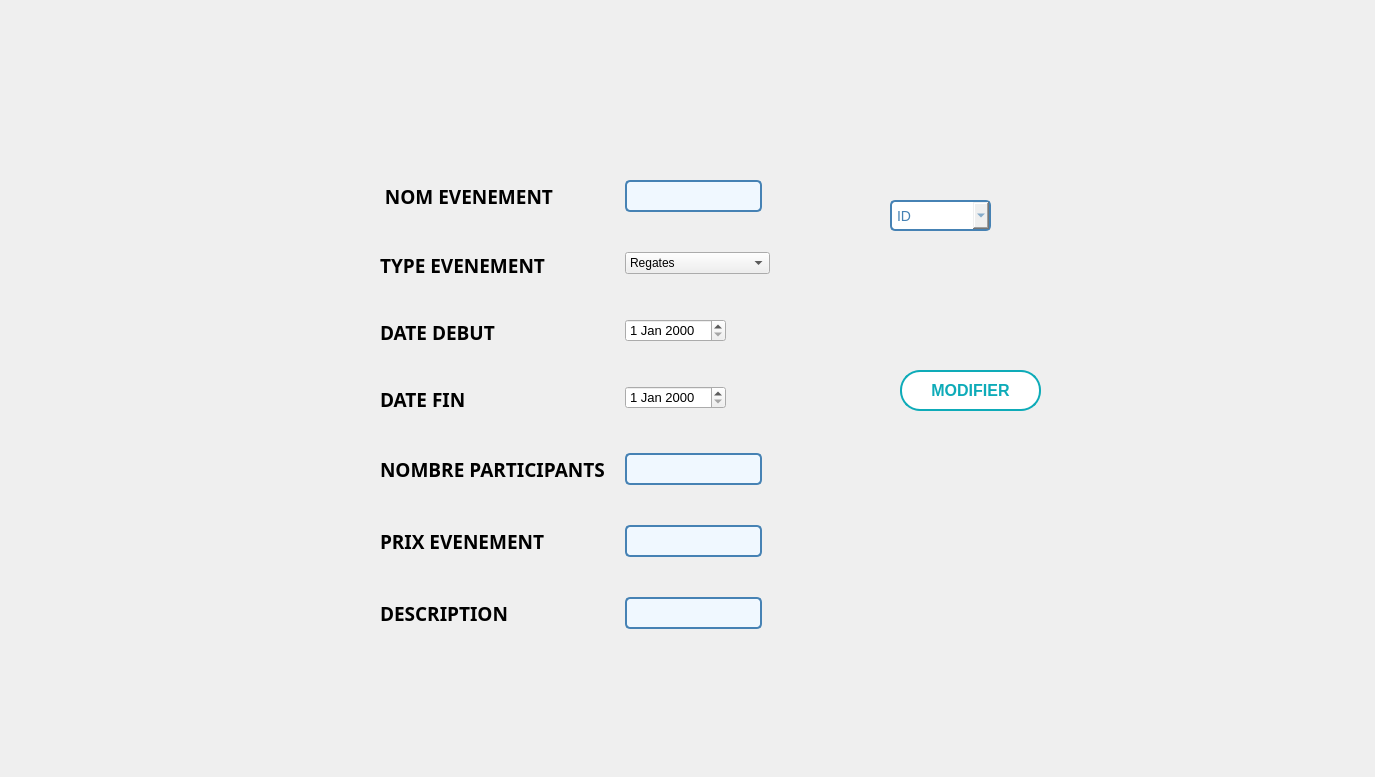
      <widget class="QWidget" name="tab_10">
       <property name="minimumSize">
        <size>
         <width>1366</width>
         <height>768</height>
        </size>
       </property>
       <attribute name="title">
        <string>Modifier</string>
       </attribute>
       <widget class="QWidget" name="formLayoutWidget_11">
        <property name="geometry">
         <rect>
          <x>380</x>
          <y>180</y>
          <width>451</width>
          <height>451</height>
         </rect>
        </property>
        <layout class="QFormLayout" name="formLayout_13">
         <property name="sizeConstraint">
          <enum>QLayout::SetDefaultConstraint</enum>
         </property>
         <property name="fieldGrowthPolicy">
          <enum>QFormLayout::FieldsStayAtSizeHint</enum>
         </property>
         <property name="rowWrapPolicy">
          <enum>QFormLayout::WrapLongRows</enum>
         </property>
         <property name="labelAlignment">
          <set>Qt::AlignLeading|Qt::AlignLeft|Qt::AlignVCenter</set>
         </property>
         <property name="formAlignment">
          <set>Qt::AlignLeading|Qt::AlignLeft|Qt::AlignTop</set>
         </property>
         <property name="horizontalSpacing">
          <number>20</number>
         </property>
         <property name="verticalSpacing">
          <number>40</number>
         </property>
         <property name="leftMargin">
          <number>0</number>
         </property>
         <property name="topMargin">
          <number>0</number>
         </property>
         <item row="0" column="0">
          <widget class="QLabel" name="nom_event">
           <property name="font">
            <font>
             <family>Bell MT</family>
             <pointsize>14</pointsize>
             <weight>75</weight>
             <bold>true</bold>
            </font>
           </property>
           <property name="text">
            <string> NOM EVENEMENT</string>
           </property>
          </widget>
         </item>
         <item row="0" column="1">
          <widget class="QLineEdit" name="nome_m">
           <property name="font">
            <font>
             <family>Arial</family>
             <pointsize>-1</pointsize>
            </font>
           </property>
           <property name="styleSheet">
            <string notr="true">/* Style général du formulaire */
QLineEdit {
    border: 2px solid #4682B4; /* Bordure bleue */
    border-radius: 5px; /* Coins arrondis */
    padding: 5px; /* Espace intérieur */
    font-size: 14px; /* Taille de la police */
    font-family: &quot;Arial&quot;, sans-serif; /* Police de caractère */
    color: #4682B4; /* Couleur du texte */
    background-color: #F0F8FF; /* Couleur de fond */
}

/* Style lorsque le champ de formulaire est en focus */
QLineEdit:focus {
    border-color: #1E90FF; /* Bordure bleu clair en focus */
}

/* Style pour les champs désactivés */
QLineEdit:disabled {
    color: #808080; /* Texte gris pour les champs désactivés */
    background-color: #F5F5F5; /* Fond gris clair pour les champs désactivés */
}
</string>
           </property>
          </widget>
         </item>
         <item row="1" column="0">
          <widget class="QLabel" name="type_event">
           <property name="font">
            <font>
             <family>Bell MT</family>
             <pointsize>14</pointsize>
             <weight>75</weight>
             <bold>true</bold>
            </font>
           </property>
           <property name="text">
            <string>TYPE EVENEMENT</string>
           </property>
          </widget>
         </item>
         <item row="2" column="0">
          <widget class="QLabel" name="date_debut">
           <property name="font">
            <font>
             <family>Bell MT</family>
             <pointsize>14</pointsize>
             <weight>75</weight>
             <bold>true</bold>
            </font>
           </property>
           <property name="text">
            <string>DATE DEBUT</string>
           </property>
          </widget>
         </item>
         <item row="2" column="1">
          <widget class="QDateEdit" name="dated_m">
           <property name="font">
            <font>
             <pointsize>10</pointsize>
            </font>
           </property>
           <property name="styleSheet">
            <string notr="true">QLineEdit {
                border: 2px solid #3498db; /* Bordure bleue */
                border-radius: 5px;
                padding: 8px;
                font-size: 14px;
                color: #333333; /* Couleur du texte */
            }

            QLineEdit:focus {
                border-color: #2980b9; /* Bordure bleue foncée lorsqu'en focus */
            }</string>
           </property>
          </widget>
         </item>
         <item row="3" column="0">
          <widget class="QLabel" name="date_fin_2">
           <property name="font">
            <font>
             <family>Bell MT</family>
             <pointsize>14</pointsize>
             <weight>75</weight>
             <bold>true</bold>
            </font>
           </property>
           <property name="text">
            <string>DATE FIN</string>
           </property>
          </widget>
         </item>
         <item row="4" column="0">
          <widget class="QLabel" name="nombre_p">
           <property name="font">
            <font>
             <family>Bell MT</family>
             <pointsize>14</pointsize>
             <weight>75</weight>
             <bold>true</bold>
            </font>
           </property>
           <property name="text">
            <string>NOMBRE PARTICIPANTS</string>
           </property>
          </widget>
         </item>
         <item row="4" column="1">
          <widget class="QLineEdit" name="nbp_m">
           <property name="font">
            <font>
             <family>Arial</family>
             <pointsize>-1</pointsize>
            </font>
           </property>
           <property name="styleSheet">
            <string notr="true">/* Style général du formulaire */
QLineEdit {
    border: 2px solid #4682B4; /* Bordure bleue */
    border-radius: 5px; /* Coins arrondis */
    padding: 5px; /* Espace intérieur */
    font-size: 14px; /* Taille de la police */
    font-family: &quot;Arial&quot;, sans-serif; /* Police de caractère */
    color: #4682B4; /* Couleur du texte */
    background-color: #F0F8FF; /* Couleur de fond */
}

/* Style lorsque le champ de formulaire est en focus */
QLineEdit:focus {
    border-color: #1E90FF; /* Bordure bleu clair en focus */
}

/* Style pour les champs désactivés */
QLineEdit:disabled {
    color: #808080; /* Texte gris pour les champs désactivés */
    background-color: #F5F5F5; /* Fond gris clair pour les champs désactivés */
}
</string>
           </property>
          </widget>
         </item>
         <item row="5" column="0">
          <widget class="QLabel" name="prix_event">
           <property name="font">
            <font>
             <family>Bell MT</family>
             <pointsize>14</pointsize>
             <weight>75</weight>
             <bold>true</bold>
            </font>
           </property>
           <property name="text">
            <string>PRIX EVENEMENT</string>
           </property>
          </widget>
         </item>
         <item row="5" column="1">
          <widget class="QLineEdit" name="prixe_m">
           <property name="font">
            <font>
             <family>Arial</family>
             <pointsize>-1</pointsize>
            </font>
           </property>
           <property name="styleSheet">
            <string notr="true">/* Style général du formulaire */
QLineEdit {
    border: 2px solid #4682B4; /* Bordure bleue */
    border-radius: 5px; /* Coins arrondis */
    padding: 5px; /* Espace intérieur */
    font-size: 14px; /* Taille de la police */
    font-family: &quot;Arial&quot;, sans-serif; /* Police de caractère */
    color: #4682B4; /* Couleur du texte */
    background-color: #F0F8FF; /* Couleur de fond */
}

/* Style lorsque le champ de formulaire est en focus */
QLineEdit:focus {
    border-color: #1E90FF; /* Bordure bleu clair en focus */
}

/* Style pour les champs désactivés */
QLineEdit:disabled {
    color: #808080; /* Texte gris pour les champs désactivés */
    background-color: #F5F5F5; /* Fond gris clair pour les champs désactivés */
}
</string>
           </property>
          </widget>
         </item>
         <item row="6" column="0">
          <widget class="QLabel" name="descr_event">
           <property name="font">
            <font>
             <family>Bell MT</family>
             <pointsize>14</pointsize>
             <weight>75</weight>
             <bold>true</bold>
            </font>
           </property>
           <property name="text">
            <string>DESCRIPTION</string>
           </property>
          </widget>
         </item>
         <item row="6" column="1">
          <widget class="QLineEdit" name="descr_m">
           <property name="font">
            <font>
             <family>Arial</family>
             <pointsize>-1</pointsize>
            </font>
           </property>
           <property name="styleSheet">
            <string notr="true">/* Style général du formulaire */
QLineEdit {
    border: 2px solid #4682B4; /* Bordure bleue */
    border-radius: 5px; /* Coins arrondis */
    padding: 5px; /* Espace intérieur */
    font-size: 14px; /* Taille de la police */
    font-family: &quot;Arial&quot;, sans-serif; /* Police de caractère */
    color: #4682B4; /* Couleur du texte */
    background-color: #F0F8FF; /* Couleur de fond */
}

/* Style lorsque le champ de formulaire est en focus */
QLineEdit:focus {
    border-color: #1E90FF; /* Bordure bleu clair en focus */
}

/* Style pour les champs désactivés */
QLineEdit:disabled {
    color: #808080; /* Texte gris pour les champs désactivés */
    background-color: #F5F5F5; /* Fond gris clair pour les champs désactivés */
}
</string>
           </property>
          </widget>
         </item>
         <item row="3" column="1">
          <widget class="QDateEdit" name="datef_m">
           <property name="font">
            <font>
             <pointsize>10</pointsize>
            </font>
           </property>
           <property name="styleSheet">
            <string notr="true">QLineEdit {
                border: 2px solid #3498db; /* Bordure bleue */
                border-radius: 5px;
                padding: 8px;
                font-size: 14px;
                color: #333333; /* Couleur du texte */
            }

            QLineEdit:focus {
                border-color: #2980b9; /* Bordure bleue foncée lorsqu'en focus */
            }</string>
           </property>
          </widget>
         </item>
         <item row="1" column="1">
          <widget class="QComboBox" name="typee_m">
           <item>
            <property name="text">
             <string>Regates</string>
            </property>
           </item>
           <item>
            <property name="text">
             <string>Cours de Voile</string>
            </property>
           </item>
           <item>
            <property name="text">
             <string>Excursions en Kayak</string>
            </property>
           </item>
           <item>
            <property name="text">
             <string>Activites de Plongee </string>
            </property>
           </item>
           <item>
            <property name="text">
             <string>Courses de Paddle </string>
            </property>
           </item>
          </widget>
         </item>
        </layout>
       </widget>
       <widget class="QPushButton" name="modifier_ev">
        <property name="enabled">
         <bool>true</bool>
        </property>
        <property name="geometry">
         <rect>
          <x>900</x>
          <y>370</y>
          <width>141</width>
          <height>41</height>
         </rect>
        </property>
        <property name="font">
         <font>
          <family>Arial</family>
          <pointsize>12</pointsize>
          <weight>75</weight>
          <bold>true</bold>
         </font>
        </property>
        <property name="autoFillBackground">
         <bool>false</bool>
        </property>
        <property name="styleSheet">
         <string notr="true">/* Styles généraux du bouton */
QPushButton {
    background-color: #ffffff; /* Bleu clair pour représenter l'eau */
    border: 2px solid #0EABB8; /* Bordure bleue */
    color: #0EABB8; /* Texte blanc */
    padding: 10px ; /* Espacement intérieur */

    font-weight: bold; /* Police en gras */
    border-radius: 20px; /* Bordure arrondie */
    outline: none; /* Supprime la bordure de focus */
  
    overflow: hidden; /* Cache le contenu débordant */
    transition: background-color 0.3s, color 0.3s; /* Transition des couleurs */
}

/* Style au survol du bouton */
QPushButton:hover {
    background-color: #0EABB8; /* Fond devient blanc */
    color: #ffffff; /* Texte devient bleu clair */
}

/* Style au clic du bouton */
QPushButton:pressed {
    background-color: #0EABB8; /* Bleu foncé lors du clic */
    color: #f8f8f8; /* Texte blanc lors du clic */
}

/* Animation pour le pseudo-élément :after */
QPushButton::after {
    content: ''; /* Contenu vide */
    position: absolute; /* Position absolue */
    width: 100%; /* Largeur à 100% */
    height: 100%; /* Hauteur à 100% */
    background-color: rgba(255, 255, 255, 0.3); /* Fond semi-transparent */
    top: 50%; /* Positionnement au centre vertical */
    left: 50%; /* Positionnement au centre horizontal */
    border-radius: 50%; /* Bordure arrondie */
    transform: translate(-50%, -50%) scale(0); /* Réduit l'échelle à 0 */
    transition: transform 0.5s ease; /* Transition de l'échelle */
}

/* Animation au survol du bouton */
QPushButton:hover::after {
    transform: translate(-50%, -50%) scale(2); /* Augmente l'échelle à 2 */
}
</string>
        </property>
        <property name="text">
         <string>MODIFIER</string>
        </property>
        <property name="icon">
         <iconset>
          <normaloff>../Downloads/anyrgb.com.png</normaloff>../Downloads/anyrgb.com.png</iconset>
        </property>
        <property name="autoDefault">
         <bool>true</bool>
        </property>
       </widget>
       <widget class="QComboBox" name="mod">
        <property name="geometry">
         <rect>
          <x>890</x>
          <y>200</y>
          <width>101</width>
          <height>31</height>
         </rect>
        </property>
        <property name="styleSheet">
         <string notr="true">/* Style général du QComboBox */
QComboBox {
    border: 2px solid #4682B4; /* Bordure bleue */
    border-radius: 5px; /* Coins arrondis */
    padding: 5px; /* Espace intérieur */
    font-size: 14px; /* Taille de la police */
    font-family: &quot;Arial&quot;, sans-serif; /* Police de caractère */
    color: #4682B4; /* Couleur du texte */

}




/* Style des éléments déroulants */
QComboBox QAbstractItemView {
    border: 2px solid #4682B4; /* Bordure bleue */
    border-radius: 5px; /* Coins arrondis */
    font-size: 14px; /* Taille de la police */
    font-family: &quot;Arial&quot;, sans-serif; /* Police de caractère */
    color: #4682B4; /* Couleur du texte */
    background-color: #F0F8FF; /* Couleur de fond */
}

/* Style des éléments déroulants au survol */
QComboBox QAbstractItemView:hover {
    background-color: #87CEEB; /* Couleur de fond bleue au survol */
}
</string>
        </property>
        <item>
         <property name="text">
          <string>ID</string>
         </property>
        </item>
       </widget>
       <widget class="QPushButton" name="submit_ev">
        <property name="enabled">
         <bool>true</bool>
        </property>
        <property name="geometry">
         <rect>
          <x>970</x>
          <y>200</y>
          <width>111</width>
          <height>41</height>
         </rect>
        </property>
        <property name="font">
         <font>
          <family>Arial</family>
          <pointsize>12</pointsize>
          <weight>75</weight>
          <bold>true</bold>
         </font>
        </property>
        <property name="autoFillBackground">
         <bool>false</bool>
        </property>
        <property name="styleSheet">
         <string notr="true">QPushButton {
    background-color: transparent; /* Bleu clair pour représenter l'eau */
    border: transparent; /* Bordure bleue */



}</string>
        </property>
        <property name="text">
         <string/>
        </property>
        <property name="icon">
         <iconset resource="gestion_abonnement/image/image.qrc">
          <normaloff>:/search-512.webp</normaloff>:/search-512.webp</iconset>
        </property>
        <property name="iconSize">
         <size>
          <width>25</width>
          <height>25</height>
         </size>
        </property>
        <property name="autoDefault">
         <bool>true</bool>
        </property>
       </widget>
       <widget class="QLabel" name="label_12">
        <property name="geometry">
         <rect>
          <x>0</x>
          <y>0</y>
          <width>1366</width>
          <height>768</height>
         </rect>
        </property>
        <property name="text">
         <string/>
        </property>
        <property name="pixmap">
         <pixmap resource="gestion_abonnement/image/image.qrc">:/background_3.png</pixmap>
        </property>
        <property name="scaledContents">
         <bool>true</bool>
        </property>
       </widget>
       <zorder>label_12</zorder>
       <zorder>formLayoutWidget_11</zorder>
       <zorder>modifier_ev</zorder>
       <zorder>mod</zorder>
       <zorder>submit_ev</zorder>
      </widget>
